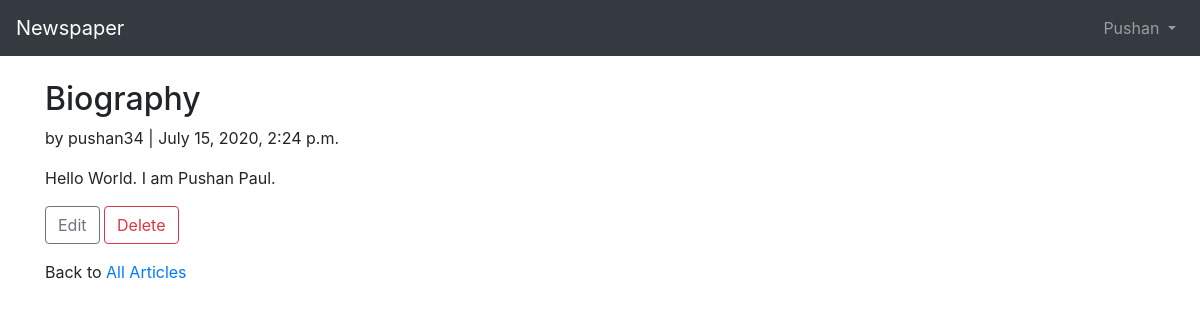
/articles/2/ (signed in), run on the app's committed database.
### users/models.py (models this page shows)
class CustomUser(AbstractUser):
    age = models.PositiveIntegerField(null=True, blank=True)

### articles/models.py (models this page shows, shortened)
class Article(models.Model):
    title = models.CharField(max_length=255)
    body = models.TextField()
    date = models.DateTimeField(auto_now_add=True)
    author = models.ForeignKey(get_user_model(),on_delete=models.CASCADE,)

### articles/views.py (the view)
class ArticleDetailView(LoginRequiredMixin, DetailView):
    model = Article
    template_name = 'article_detail.html'
    login_url = 'login'

### templates/article_detail.html
{% extends 'base.html' %}
{% block content %}
<div class="article-entry">
<h2>{{ object.title }}</h2>
<p>by {{ object.author }} | {{ object.date }}</p>
<p>{{ object.body }}</p>
</div>
<p><a href="{% url 'article_edit' article.pk %}"><button type="button" class="btn btn-outline-secondary">Edit</button></a>
<a href="{% url 'article_delete' article.pk %}"><button type="button" class="btn btn-outline-danger">Delete</button></a></p>
<p>Back to <a href="{% url 'article_list' %}">All Articles</a></p>
{% endblock content %}

### templates/base.html (shortened to what this page needs)
<!doctype html>
<html lang="en">
<head>
<link rel="stylesheet"
href="https://stackpath.bootstrapcdn.com/bootstrap/4.1.3/css/\
bootstrap.min.css"
integrity="sha384-MCw98/SFnGE8fJT3GXwEOngsV7Zt27NXFoaoApmYm81i\
uXoPkFOJwJ8ERdknLPMO"
crossorigin="anonymous">
</head>
<body>
<nav class="navbar navbar-expand-md navbar-dark bg-dark mb-4">
<a class="navbar-brand" href="{% url 'home' %}">Newspaper</a>
<div class="collapse navbar-collapse" id="navbarCollapse">
{% if user.is_authenticated %}
<ul class="navbar-nav ml-auto">
<li class="nav-item">
<a class="nav-link dropdown-toggle" href="#" id="userMenu"
data-toggle="dropdown" aria-haspopup="true"
aria-expanded="false">
{{ user.username }}
</a>
</li>
</ul>
{% endif %}
</div>
</nav>
<div class="container">
{% block content %}
{% endblock content %}
</div>
</body>
</html>

### data on the page
CustomUser: username "Pushan"
Article: title "Biography", author "pushan34", date "July 15, 2020, 2:24 p.m.", body "Hello World. I am Pushan Paul."
